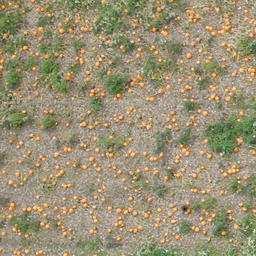
#> input picture in/cropped.png, 256 x 256 px, shrunk from 800 x 800 before the run
$ python pumpkin_count.py
#> lines starting #> are read from the running program, lines starting #| are printed output that depends on the picture; after the words box and inside, x2 and y2 are one past the last pixel; in counts of white or black regions, pixels touching at a corner belong together; long printed decimals are rounded
import numpy as np
import cv2
import matplotlib.pyplot as plt
from mpl_toolkits.mplot3d import Axes3D

image = cv2.imread('in/cropped.png')
#> image is the input picture: shape (256, 256, 3); mean B, G, R 115.8, 145.2, 155.3
image_annotated = cv2.imread('in/cropped_and_anotated.png')
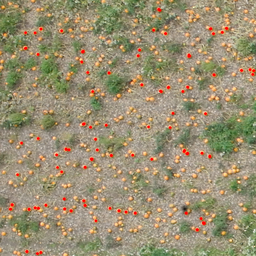
#> input picture in/cropped_and_anotated.png, 256 x 256 px, shrunk from 800 x 800 before the run
#> image_annotated is the input picture: shape (256, 256, 3); mean B, G, R 114.8, 143.6, 155.4

# Mask pumpkins in annotated image with red color
mask = cv2.inRange(image_annotated, (0, 0, 200), (0, 0, 255))
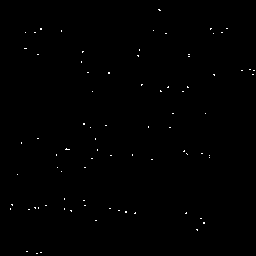
#> mask: shape (256, 256); 0.28% white in thin lines or dots
cv2.imwrite('out/mask.png',mask)
dst = cv2.GaussianBlur(image, (5, 5), 0)
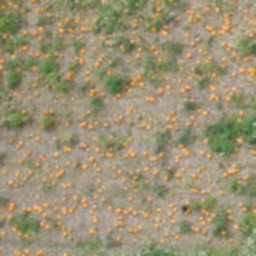
#> dst: shape (256, 256, 3); mean B, G, R 115.8, 145.2, 155.3
annotated_pumpkins = cv2.bitwise_and(dst,dst,mask=mask)
cv2.imwrite('out/annotated_pumpkins.png',annotated_pumpkins)

# Do statistics on the annotated image on color of pumpkins in RGB
pumpkin_colors = []
for i in range(annotated_pumpkins.shape[0]):
    for j in range(annotated_pumpkins.shape[1]):
        if mask[i,j] == 255:
            pumpkin_colors.append(annotated_pumpkins[i,j])
#> after the loop, pumpkin_colors = 183 items, first 6: [89, 163, 231], [77, 159, 227], [58, 141, 209], [49, 125, 183], [106, 178, 235], [91, 169, 227]
pumpkin_colors = np.array(pumpkin_colors)
#> pumpkin_colors = 183 rows, first 8: [89, 163, 231], [77, 159, 227], [58, 141, 209], [49, 125, 183], [106, 178, 235], [91, 169, 227], [113, 179, 237], [104, 169, 224]
#print('Pumpkin colors in RGB:')
#print(pumpkin_colors)

# Create a combined histogram for RGB channels
histogram_b, _ = np.histogram(pumpkin_colors[:, 0], bins=256, range=(0, 256))
#> histogram_b = 256 values, max 9 at index 110, min 0 at index 0, mean 0.715
plt.plot(histogram_b, color='b', label='Blue')
histogram_g, _ = np.histogram(pumpkin_colors[:, 1], bins=256, range=(0, 256))
#> histogram_g = 256 values, max 10 at index 176, min 0 at index 0, mean 0.715
plt.plot(histogram_g, color='g', label='Green')
histogram_r, _ = np.histogram(pumpkin_colors[:, 2], bins=256, range=(0, 256))
#> histogram_r = 256 values, max 14 at index 230, min 0 at index 0, mean 0.715
plt.plot(histogram_r, color='r', label='Red')
plt.xlim([0, 256])
plt.title('Combined Histogram for RGB channels')
plt.xlabel('Pixel value')
plt.ylabel('Frequency')
plt.legend()
plt.savefig('out/combined_histogram.png')
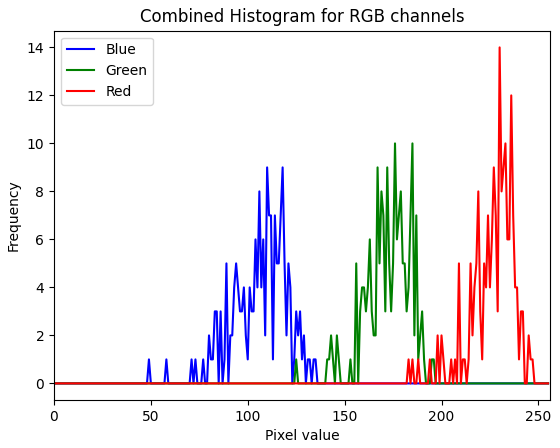
#> figure drawn by matplotlib, 1 panel; curve peaks at x = 110, y = 9; curve peaks at x = 176, y = 10; curve peaks at x = 230, y = 14
plt.show()


# Find mean, standard deviation, and covariance of each color channel of the pumpkins
mean = np.mean(pumpkin_colors, axis=0)
#> mean = [106.5, 172.4, 226.6]
std = np.std(pumpkin_colors, axis=0)
#> std = [14.15, 11.56, 11.23]
cov = np.cov(pumpkin_colors.T)
#> cov = [[201.3, 130, 62.95], [130, 134.3, 104.1], [62.95, 104.1, 126.9]]
print('Mean of pumpkin colors in RGB:')
print(mean)
#| [106.454 172.410 226.568]
print('Standard deviation of pumpkin colors in RGB:')
print(std)
#| [14.149 11.557 11.233]
print('Covariance of pumpkin colors in RGB:')
print(cov)
#| [[201.293 129.961  62.950]
#|  [129.961 134.309 104.106 ]
#|  [ 62.950 104.106  126.873]]

# Using the statistical information find the pumpkins in the same color range on the original image
mask = cv2.inRange(image, mean - 2*std, mean + 2*std)
#> mask: shape (256, 256); 2.5% white in thin lines or dots
cv2.imwrite('out/mask.png',mask)
pumpkins = cv2.bitwise_and(image,image,mask=mask)
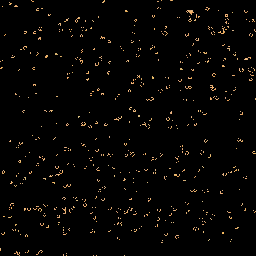
#> pumpkins: shape (256, 256, 3); mean B, G, R 2.8, 4.2, 5.5
cv2.imwrite('out/pumpkins.png',pumpkins)

# Do the above but with the CieLAB color space
image_lab = cv2.cvtColor(image, cv2.COLOR_BGR2LAB)
#> image_lab: shape (256, 256, 3); mean of channels 0, 1, 2 154, 127, 145.1
cv2.imwrite('out/image_cielab.png',image_lab)
annotated_pumpkins_lab = cv2.cvtColor(annotated_pumpkins, cv2.COLOR_BGR2LAB)
#> annotated_pumpkins_lab: shape (256, 256, 3); mean of channels 0, 1, 2 0.5, 128, 128.1
cv2.imwrite('out/annotated_pumpkins_cielab.png',annotated_pumpkins_lab)

# Do statistics on the annotated image on color of pumpkins in CieLAB
pumpkin_colors_lab = []
for i in range(annotated_pumpkins_lab.shape[0]):
    for j in range(annotated_pumpkins_lab.shape[1]):
        if mask[i,j] == 255:
            pumpkin_colors_lab.append(annotated_pumpkins_lab[i,j])
#> after the loop, pumpkin_colors_lab = 1618 items, first 6: [0, 128, 128], [0, 128, 128], [0, 128, 128], [0, 128, 128], [0, 128, 128], [0, 128, 128]
pumpkin_colors_lab = np.array(pumpkin_colors_lab)
#> pumpkin_colors_lab = 1618 rows, first 8: [0, 128, 128], [0, 128, 128], [0, 128, 128], [0, 128, 128], [0, 128, 128], [0, 128, 128], [0, 128, 128], [0, 128, 128]
print('Pumpkin colors in CieLAB:')
print(pumpkin_colors_lab)
#> (printed output is left out)

# Create a 3D scatter plot for L*, a*, and b* channels in CieLAB
fig = plt.figure()
ax = fig.add_subplot(111, projection='3d')
ax.scatter(pumpkin_colors_lab[:, 0]*(100/255), pumpkin_colors_lab[:, 1]-128, pumpkin_colors_lab[:, 2]-128, c=pumpkin_colors_lab / 255.0, marker='o')
ax.set_xlabel('L*')
ax.set_ylabel('a*')
ax.set_zlabel('b*')
ax.set_title('3D Scatter Plot for L*, a*, and b* channels in CieLAB')
ax.set_xlim([0, 100])
ax.set_ylim([-127, 128])
ax.set_zlim([-127, 128])
plt.savefig('out/cielab_scatter.png')
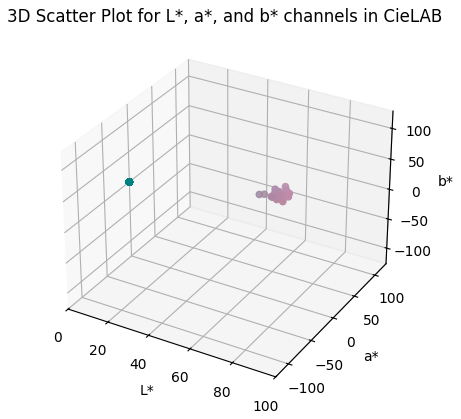
#> figure drawn by matplotlib, 1 panel
plt.show()
# Find mean, standard deviation, and covariance of each color channel of the pumpkins in CieLAB
pumpkin_colors_lab_normal = [pumpkin_colors_lab[:, 0]*(100/255), pumpkin_colors_lab[:, 1]-128, pumpkin_colors_lab[:, 2]-128]
pumpkin_colors_lab_normal = np.array(pumpkin_colors_lab_normal).T
#> pumpkin_colors_lab_normal = 1618 rows, first 8: [0, 0, 0], [0, 0, 0], [0, 0, 0], [0, 0, 0], [0, 0, 0], [0, 0, 0], [0, 0, 0], [0, 0, 0]
#print('Pumpkin colors in CieLAB normalized:')
#np.set_printoptions(threshold=np.inf)
#print(pumpkin_colors_lab_normal)

# Get the mean, standard deviation and covariance in the actual ranges of CieLAB instead of 0 - 255
mean_lab = np.mean(pumpkin_colors_lab_normal, axis=0)
#> mean_lab = [1.05, 0.175, 0.574]
std_lab = np.std(pumpkin_colors_lab_normal, axis=0)
#> std_lab = [8.6, 1.47, 4.71]
cov_lab = np.cov(pumpkin_colors_lab_normal.T)
#> cov_lab = [[74.03, 12.29, 40.28], [12.29, 2.15, 6.79], [40.28, 6.79, 22.2]]
print('Mean of pumpkin colors in CieLAB:')
print(mean_lab)
#| [1.054 0.1749 0.5735]
print('Standard deviation of pumpkin colors in CieLAB:')
print(std_lab)
#| [8.601  1.465 4.710]
print('Covariance of pumpkin colors in CieLAB:')
print(cov_lab)
#| [[74.026 12.294  40.280]
#|  [12.294   2.148  6.788]
#|  [40.280  6.788 22.200]]

# Get the mean, standard deviation and covariance in ranges of 0 - 255 to make sure the statistics are workin properly
mean_lab = np.mean(pumpkin_colors_lab, axis=0)
#> mean_lab = [2.69, 128.2, 128.6]
std_lab = np.std(pumpkin_colors_lab, axis=0)
#> std_lab = [21.93, 1.47, 4.71]
cov_lab = np.cov(pumpkin_colors_lab.T)
#> cov_lab = [[481.4, 31.35, 102.7], [31.35, 2.15, 6.79], [102.7, 6.79, 22.2]]

# Using the statistical information find the pumpkins in the same color range on the original image in CieLAB
mask_lab = cv2.inRange(image_lab, mean_lab - 2*std_lab, mean_lab + 2*std_lab)
#> mask_lab: shape (256, 256); 0.01% white in thin lines or dots, all inside (x1, y1, x2, y2) = (184, 208, 186, 210)
cv2.imwrite('out/mask_lab.png',mask_lab)
pumpkins_lab = cv2.bitwise_and(image,image,mask=mask_lab)
cv2.imwrite('out/pumpkins_lab.png',pumpkins_lab)

# Use mahlanobis distance using mean as reference color in BGR color space to find the pumpkins
def mahalanobis_distance(x, mean, cov):
    return np.sqrt(np.dot(np.dot((x-mean), np.linalg.inv(cov)), (x-mean)))

mask = np.zeros(image.shape[:2], dtype=np.uint8)
for i in range(image.shape[0]):
    for j in range(image.shape[1]):
        if mahalanobis_distance(image[i,j], mean, cov) < 3.5:
            mask[i,j] = 255
#> mask: shape (256, 256); 3.9% white in thin lines or dots
cv2.imwrite('out/mask_mahalanobis.png',mask)
pumpkins = cv2.bitwise_and(image,image,mask=mask)
cv2.imwrite('out/pumpkins_mahalanobis.png',pumpkins)

# Morphological filtering the image
kernel = np.ones((4, 4), np.uint8)
closed_image = cv2.morphologyEx(mask, cv2.MORPH_CLOSE, kernel)
cv2.imwrite("out/closed.png", closed_image)

# Locate contours.
contours, hierarchy = cv2.findContours(closed_image, cv2.RETR_TREE,
        cv2.CHAIN_APPROX_SIMPLE)

# Draw a circle above the center of each of the detected contours.
# Find contours
pumpkins = 0

for contour in contours:
    M = cv2.moments(contour)
    if M["m00"] != 0:
        cX = int(M["m10"] / M["m00"])
        cY = int(M["m01"] / M["m00"])
    else:
        cX, cY = 0, 0

    if 0 <= cX < image.shape[1] and 0 <= cY < image.shape[0]:
        (x,y),radius = cv2.minEnclosingCircle(contour)
        center = (int(x),int(y))
        radius = int(radius)
        cv2.circle(image,center,radius+4,(0,0,255),2)
        contour_size = cv2.contourArea(contour)
        pumpkins += 1
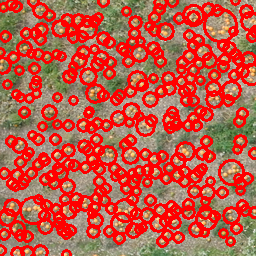
#> image: shape (256, 256, 3); mean B, G, R 69.4, 88.5, 192.9

print("Number of detected pumpkins: %d" % len(contours))
#| Number of detected pumpkins: 312

cv2.imwrite("out/located-pumpkins.png", image)
